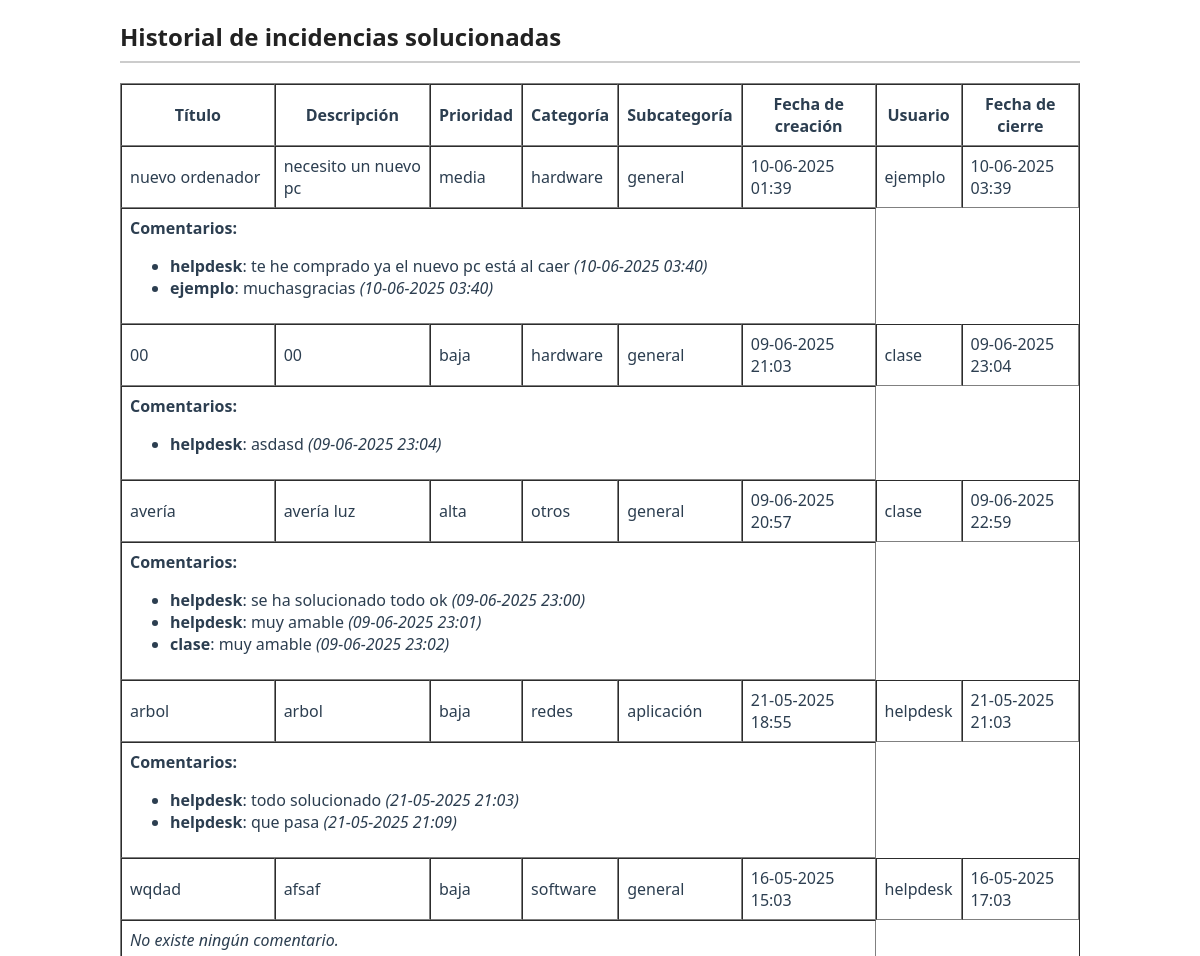
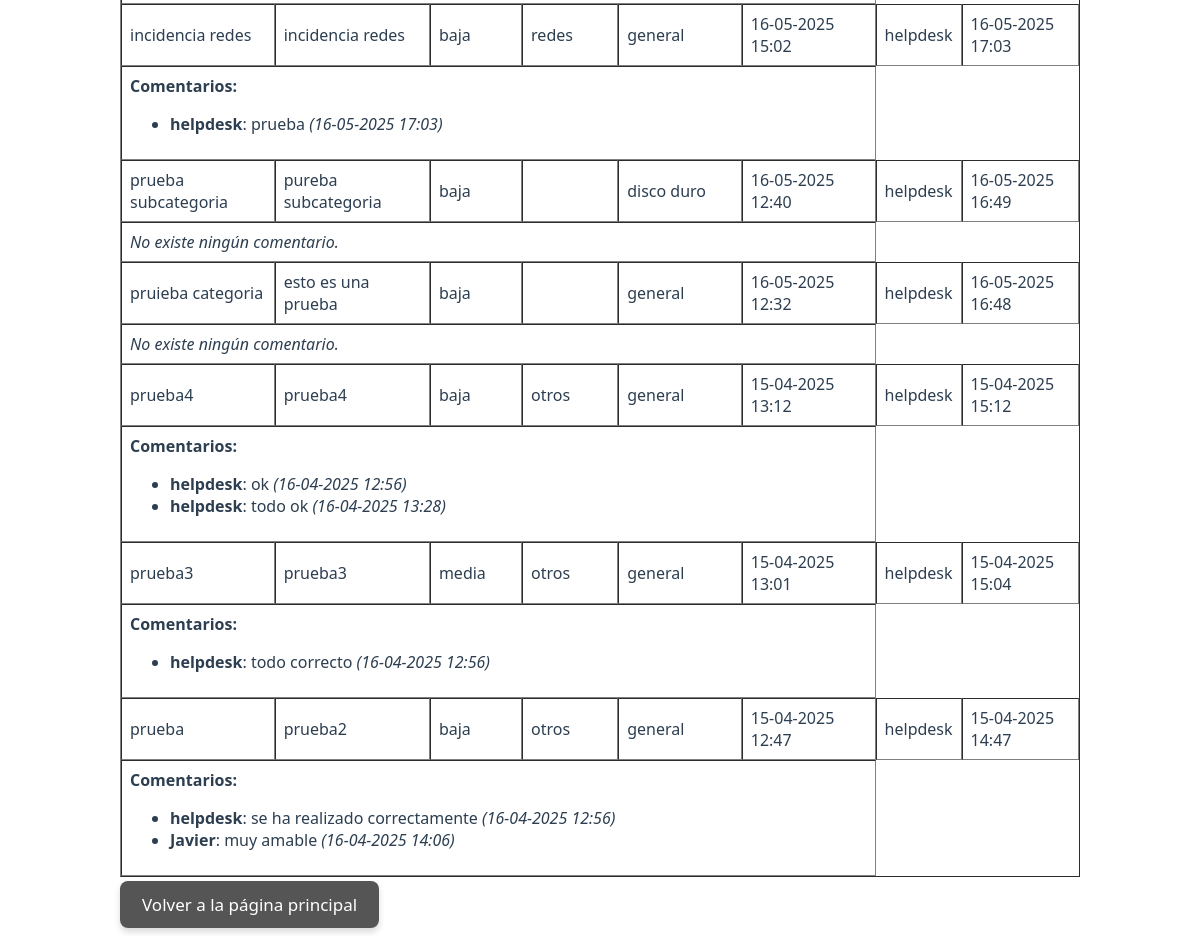
Page /historialIncidencias.php (signed in) on the committed database (2 pictures, top to bottom).
### tables this page shows
CREATE TABLE `historialIncidencia` (
  `id` int NOT NULL,
  `Título` varchar(150) NOT NULL,
  `Descripción` text NOT NULL,
  `Prioridad` enum('baja','media','alta') NOT NULL,
  `FechaCreación` datetime NOT NULL,
  `IdUsuario` int NOT NULL,
  `NombreUsuario` varchar(100) NOT NULL,
  `FechaCierre` datetime DEFAULT CURRENT_TIMESTAMP,
  `Categoria` varchar(100) DEFAULT 'otros',
  `Subcategoria` varchar(100) DEFAULT 'general'
);

CREATE TABLE `comentarios` (
  `id` int NOT NULL,
  `IdHistorial` int NOT NULL,
  `NombreUsuario` varchar(100) NOT NULL,
  `Comentario` text NOT NULL,
  `FechaComentario` datetime DEFAULT CURRENT_TIMESTAMP
);

### historialIncidencias.php (the view, shortened to what this page needs)
<?php
require 'db.php';
?>
<!DOCTYPE html>
<html>
<head>
    <link rel="stylesheet" href="estilos.css">
</head>
<body>
    <h2>Historial de incidencias solucionadas</h2>
    <table border="1" cellpadding="8" cellspacing="0">
        <tr>
            <th>Título</th>
            <th>Descripción</th>
            <th>Prioridad</th>
            <th>Categoría</th>
            <th>Subcategoría</th>
            <th>Fecha de creación</th>
            <th>Usuario</th>
            <th>Fecha de cierre</th>
        </tr>
        <?php
        $sql = "SELECT * FROM historialIncidencia ORDER BY FechaCierre DESC";
        $resultado = $conn->query($sql);
        if ($resultado && $resultado->num_rows > 0) {
            while ($fila = $resultado->fetch_assoc()) {
                echo "<tr>";
                echo "<td>" . htmlspecialchars($fila['Título']) . "</td>";
                echo "<td>" . htmlspecialchars($fila['Descripción']) . "</td>";
                echo "<td>" . htmlspecialchars($fila['Prioridad']) . "</td>";
                echo "<td>" . htmlspecialchars($fila['Categoria'] ?? '') . "</td>";
                echo "<td>" . htmlspecialchars($fila['Subcategoria']) . "</td>";
                echo "<td>" . date('d-m-Y H:i', strtotime($fila['FechaCreación'])) . "</td>";
                echo "<td>" . htmlspecialchars($fila['NombreUsuario']) . "</td>";
                echo "<td>" . date('d-m-Y H:i', strtotime($fila['FechaCierre'])) . "</td>";
                echo "</tr>";
                $sqlComentarios = "SELECT NombreUsuario, Comentario, FechaComentario
                                   FROM comentarios
                                   WHERE IdHistorial = ?";
                $stmt = $conn->prepare($sqlComentarios);
                $stmt->bind_param("i", $fila['id']);
                $stmt->execute();
                $comentarios = $stmt->get_result();
                if ($comentarios->num_rows > 0) {
                    echo "<tr><td colspan='6'><strong>Comentarios:</strong><ul>";
                    while ($c = $comentarios->fetch_assoc()) {
                        echo "<li><strong>" . htmlspecialchars($c['NombreUsuario']) . "</strong>: " .
                             htmlspecialchars($c['Comentario']) .
                             " <em>(" . date('d-m-Y H:i', strtotime($c['FechaComentario'])) . ")</em>";
                    }
                    echo "</ul></td></tr>";
                } else {
                    echo "<tr><td colspan='6'><em>No existe ningún comentario.</em></td></tr>";
                }
            }
        } else {
            echo "<tr><td colspan='6'>Sin incidencias cerradas todavía.</td></tr>";
        }
        ?>
    </table>
    <p><a href="panel.php" class="btn">Volver a la página principal</a></p>
</body>
</html>

### estilos.css (style rules this page uses)
body { font-family: 'Segoe UI', Tahoma, Geneva, Verdana, sans-serif; background-color: #ffffff; margin: 20px auto; max-width: 960px; color: #2c3e50; }
h2 { color: #222222; border-bottom: 2px solid #cccccc; padding-bottom: 8px; margin-bottom: 20px; }
.btn { background-color: #555555; color: #fff; padding: 12px 22px; margin: 10px 5px 10px 0; border: none; border-radius: 8px; cursor: pointer; text-decoration: none; font-size: 17px; box-shadow: 0 4px 6px rgba(0,0,0,0.15); transition: background-color 0.25s ease, box-shadow 0.25s ease; }

### rows in the picture
historialincidencia: Título "nuevo ordenador", Descripción "necesito un nuevo pc", Prioridad "media", Categoria "hardware", Subcategoria "general", FechaCreación "10-06-2025 01:39", NombreUsuario "ejemplo", FechaCierre "10-06-2025 03:39"
comentarios: NombreUsuario "helpdesk", Comentario "te he comprado ya el nuevo pc está al caer", FechaComentario "10-06-2025 03:40"
comentarios: NombreUsuario "ejemplo", Comentario "muchasgracias", FechaComentario "10-06-2025 03:40"
historialincidencia: Título "00", Descripción "00", Prioridad "baja", Categoria "hardware", Subcategoria "general", FechaCreación "09-06-2025 21:03", NombreUsuario "clase", FechaCierre "09-06-2025 23:04"
comentarios: NombreUsuario "helpdesk", Comentario "asdasd", FechaComentario "09-06-2025 23:04"
historialincidencia: Título "avería", Descripción "avería luz", Prioridad "alta", Categoria "otros", Subcategoria "general", FechaCreación "09-06-2025 20:57", NombreUsuario "clase", FechaCierre "09-06-2025 22:59"
comentarios: NombreUsuario "helpdesk", Comentario "se ha solucionado todo ok", FechaComentario "09-06-2025 23:00"
comentarios: NombreUsuario "helpdesk", Comentario "muy amable", FechaComentario "09-06-2025 23:01"
comentarios: NombreUsuario "clase", Comentario "muy amable", FechaComentario "09-06-2025 23:02"
historialincidencia: Título "arbol", Descripción "arbol", Prioridad "baja", Categoria "redes", Subcategoria "aplicación", FechaCreación "21-05-2025 18:55", NombreUsuario "helpdesk", FechaCierre "21-05-2025 21:03"
comentarios: NombreUsuario "helpdesk", Comentario "todo solucionado", FechaComentario "21-05-2025 21:03"
comentarios: NombreUsuario "helpdesk", Comentario "que pasa", FechaComentario "21-05-2025 21:09"
historialincidencia: Título "wqdad", Descripción "afsaf", Prioridad "baja", Categoria "software", Subcategoria "general", FechaCreación "16-05-2025 15:03", NombreUsuario "helpdesk", FechaCierre "16-05-2025 17:03", shows "No existe ningún comentario."
historialincidencia: Título "incidencia redes", Descripción "incidencia redes", Prioridad "baja", Categoria "redes", Subcategoria "general", FechaCreación "16-05-2025 15:02", NombreUsuario "helpdesk", FechaCierre "16-05-2025 17:03"
comentarios: NombreUsuario "helpdesk", Comentario "prueba", FechaComentario "16-05-2025 17:03"
historialincidencia: Título "prueba subcategoria", Descripción "pureba subcategoria", Prioridad "baja", Subcategoria "disco duro", FechaCreación "16-05-2025 12:40", NombreUsuario "helpdesk", FechaCierre "16-05-2025 16:49", shows "No existe ningún comentario."
historialincidencia: Título "pruieba categoria", Descripción "esto es una prueba", Prioridad "baja", Subcategoria "general", FechaCreación "16-05-2025 12:32", NombreUsuario "helpdesk", FechaCierre "16-05-2025 16:48", shows "No existe ningún comentario."
historialincidencia: Título "prueba4", Descripción "prueba4", Prioridad "baja", Categoria "otros", Subcategoria "general", FechaCreación "15-04-2025 13:12", NombreUsuario "helpdesk", FechaCierre "15-04-2025 15:12"
comentarios: NombreUsuario "helpdesk", Comentario "ok", FechaComentario "16-04-2025 12:56"
comentarios: NombreUsuario "helpdesk", Comentario "todo ok", FechaComentario "16-04-2025 13:28"
historialincidencia: Título "prueba3", Descripción "prueba3", Prioridad "media", Categoria "otros", Subcategoria "general", FechaCreación "15-04-2025 13:01", NombreUsuario "helpdesk", FechaCierre "15-04-2025 15:04"
comentarios: NombreUsuario "helpdesk", Comentario "todo correcto", FechaComentario "16-04-2025 12:56"
historialincidencia: Título "prueba", Descripción "prueba2", Prioridad "baja", Categoria "otros", Subcategoria "general", FechaCreación "15-04-2025 12:47", NombreUsuario "helpdesk", FechaCierre "15-04-2025 14:47"
comentarios: NombreUsuario "helpdesk", Comentario "se ha realizado correctamente", FechaComentario "16-04-2025 12:56"
comentarios: NombreUsuario "Javier", Comentario "muy amable", FechaComentario "16-04-2025 14:06"
